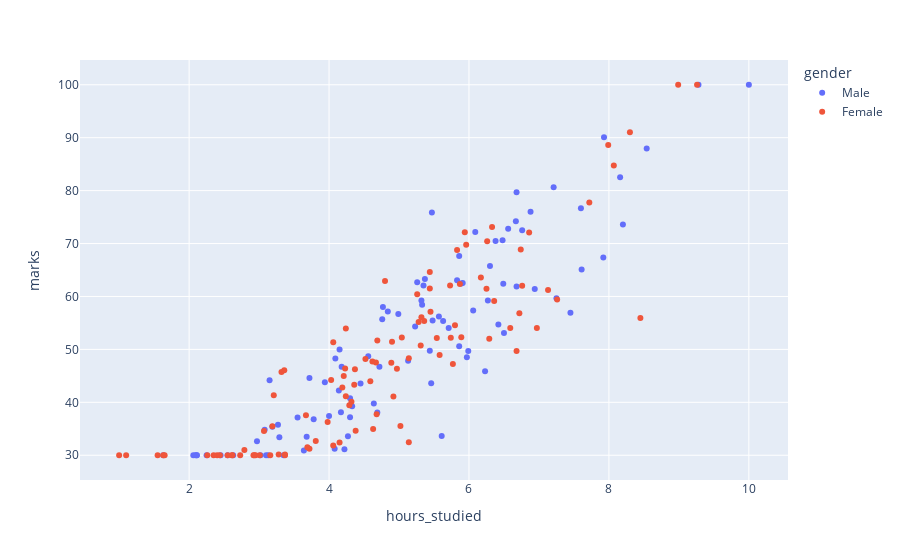

Here is the notebook cell this chart was saved with:
### Markdown cell above
###### Make a scatter plot of hours_studied vs marks using Plotly, colored by gender

### Code cell
fig = px.scatter(data_frame=students,x='hours_studied',y='marks',color='gender')
fig.show()
